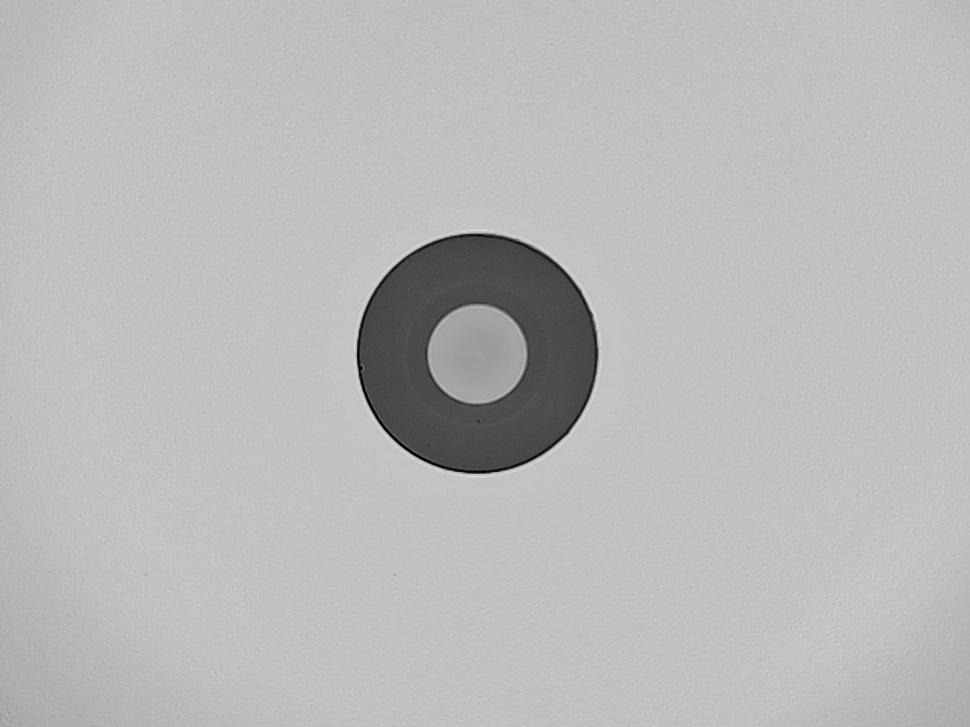
#> input picture samples2/img38.jpg, 970 x 727 px, shrunk from 1152 x 864 before the run, found by its file name
$ python color_threshold.py   (older library calls are emulated)
#> lines starting #> are read from the running program, lines starting #| are printed output that depends on the picture; after the words box and inside, x2 and y2 are one past the last pixel; in counts of white or black regions, pixels touching at a corner belong together
import cv2
import numpy as np

# Load image
img_path = r"C:\Users\Saem1001\Documents\GitHub\OpenCV-Practice\samples2\img38.jpg"
image = cv2.imread(img_path)
#> image is the input picture: shape (727, 970, 3); min 0, max 225, mean 185.2

# Convert to different color spaces
gray = cv2.cvtColor(image, cv2.COLOR_BGR2GRAY)
hsv = cv2.cvtColor(image, cv2.COLOR_BGR2HSV)
#> hsv: shape (727, 970, 3); mean H, S, V 0, 0, 185.2

# Apply various thresholding methods
# Simple threshold
_, simple_thresh = cv2.threshold(gray, 127, 255, cv2.THRESH_BINARY)
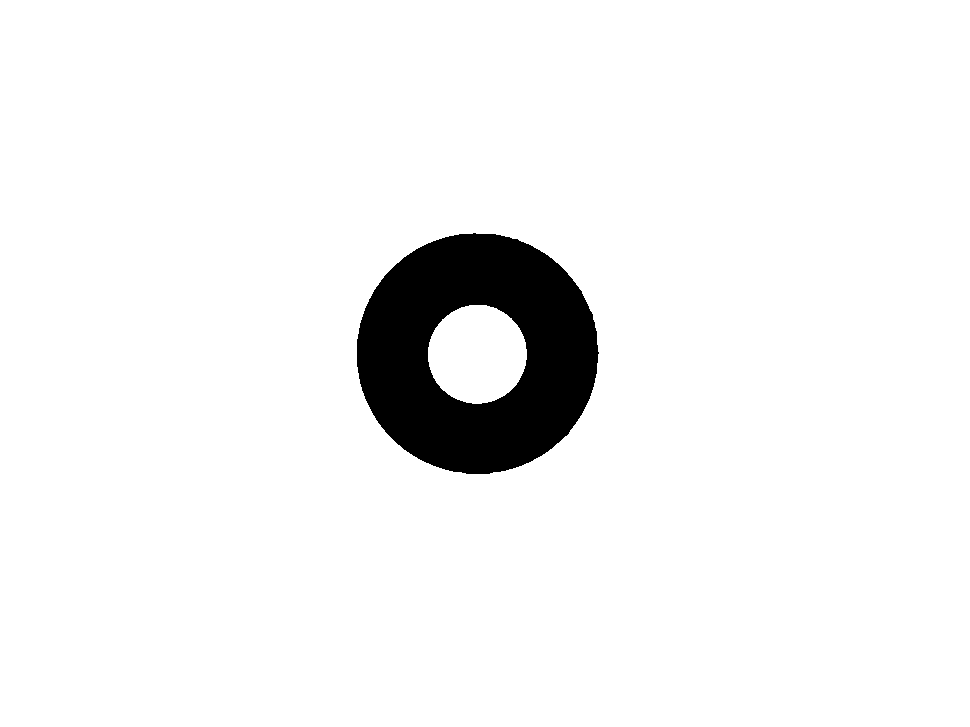
#> simple_thresh: shape (727, 970); 94.6% white; 1 black region, box (x1, y1, x2, y2) and area: (357, 233, 599, 474) 37977

# Adaptive threshold
adaptive_thresh = cv2.adaptiveThreshold(gray, 255, cv2.ADAPTIVE_THRESH_GAUSSIAN_C,
                                       cv2.THRESH_BINARY, 11, 2)
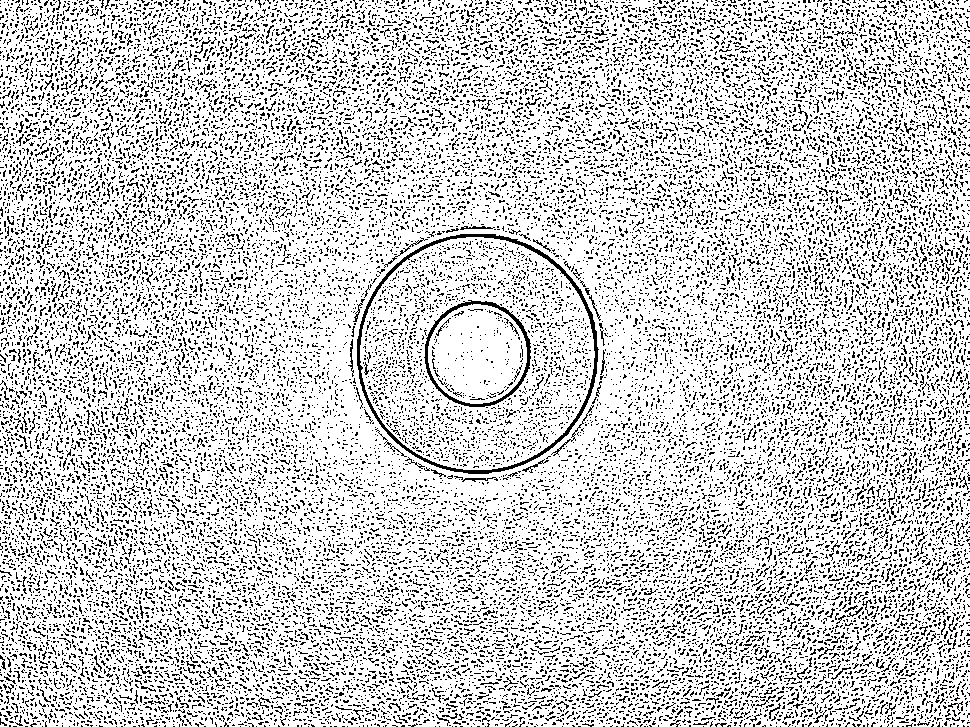
#> adaptive_thresh: shape (727, 970); 80.6% white; black in thin lines or dots

# Otsu's threshold
_, otsu_thresh = cv2.threshold(gray, 0, 255, cv2.THRESH_BINARY + cv2.THRESH_OTSU)
#> otsu_thresh: shape (727, 970); 94.6% white; 1 black region, box (x1, y1, x2, y2) and area: (357, 233, 599, 474) 38063

# Color-based threshold (HSV)
# Define range for detecting specific colors (adjust as needed)
lower_bound = np.array([0, 0, 100])
upper_bound = np.array([180, 30, 255])
color_mask = cv2.inRange(hsv, lower_bound, upper_bound)
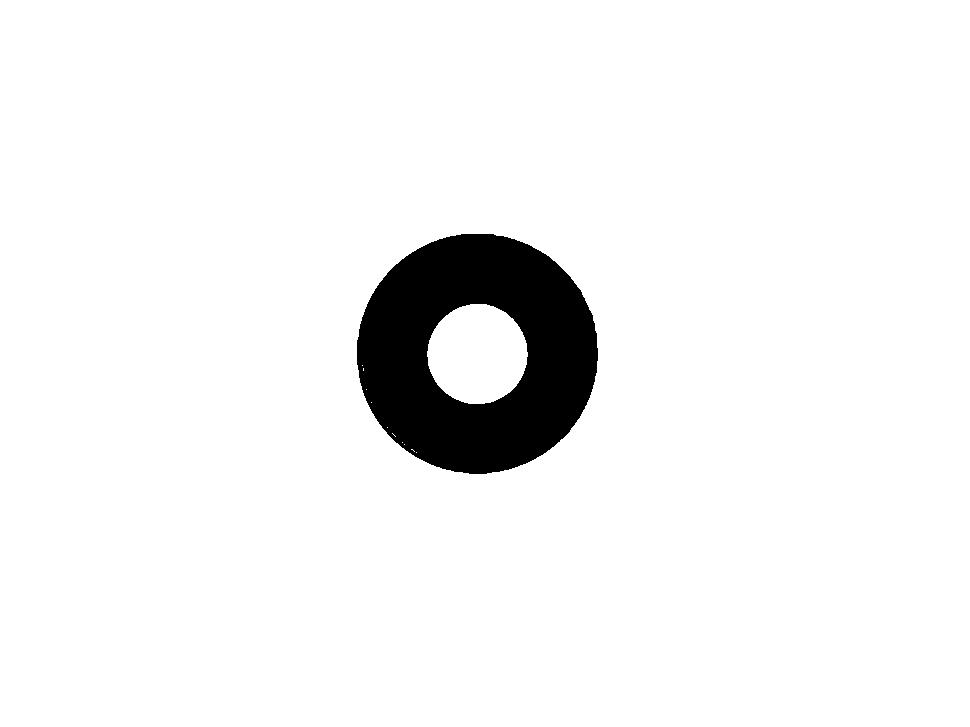
#> color_mask: shape (727, 970); 94.7% white; 1 black region, box (x1, y1, x2, y2) and area: (357, 234, 598, 474) 37563

# Save thresholded images
cv2.imwrite('threshold_simple.jpg', simple_thresh)
cv2.imwrite('threshold_adaptive.jpg', adaptive_thresh)
cv2.imwrite('threshold_otsu.jpg', otsu_thresh)
cv2.imwrite('threshold_color.jpg', color_mask)

# Display results
cv2.imshow('Simple Threshold', simple_thresh)
cv2.imshow('Adaptive Threshold', adaptive_thresh)
cv2.imshow('Otsu Threshold', otsu_thresh)
cv2.imshow('Color Mask', color_mask)
cv2.waitKey(0)
cv2.destroyAllWindows()

$ run again, with samples2/img35.jpg copied over samples2/img38.jpg
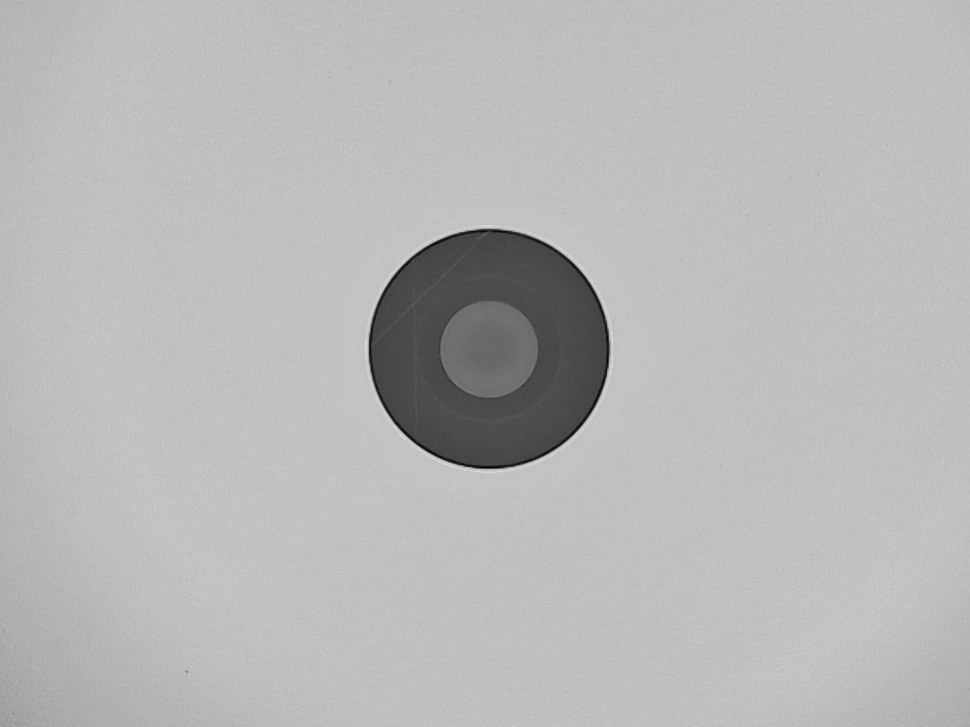
#> input picture samples2/img35.jpg, 970 x 727 px, shrunk from 1152 x 864 before the run, found by its file name
#> image is the input picture: shape (727, 970, 3); min 2, max 223, mean 183.8
#> hsv: shape (727, 970, 3); mean H, S, V 0, 0, 183.8
#> `_, simple_thresh = cv2.threshold(gray, 127, 255, cv2.THRESH_BINARY)`:
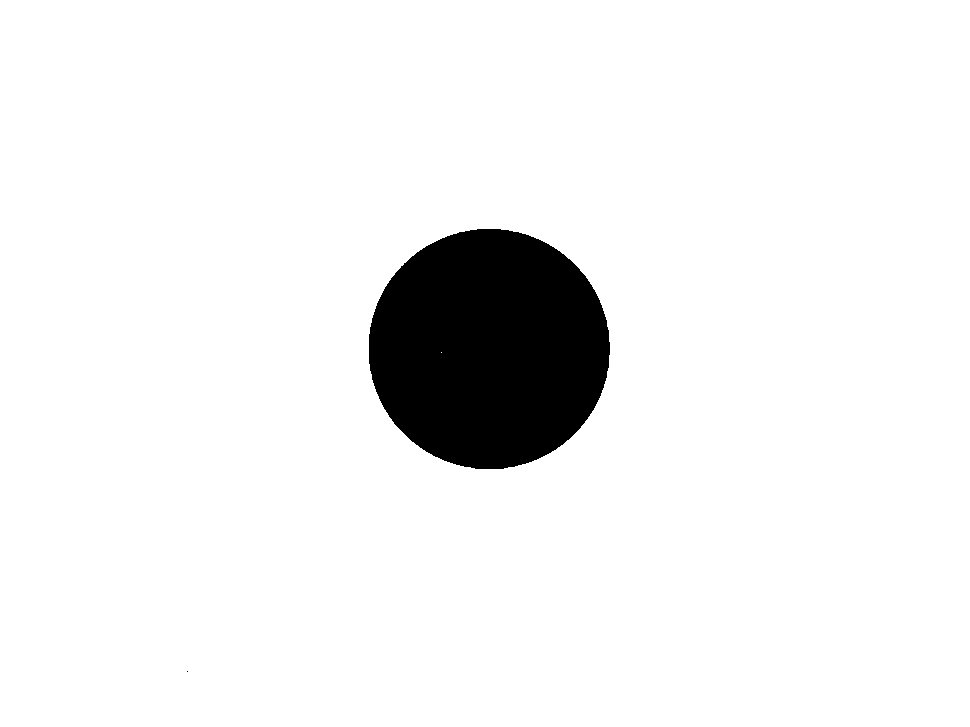
#> simple_thresh: shape (727, 970); 93.5% white; 2 black regions (1 under 20 px), largest, box (x1, y1, x2, y2) and area: (369, 229, 610, 469) 45515
#> adaptive_thresh: shape (727, 970); 84% white; black in thin lines or dots
#> otsu_thresh: shape (727, 970); 93.5% white; 2 black regions (1 under 20 px), largest, box (x1, y1, x2, y2) and area: (369, 229, 610, 469) 45573
#> `color_mask = cv2.inRange(hsv, lower_bound, upper_bound)`:
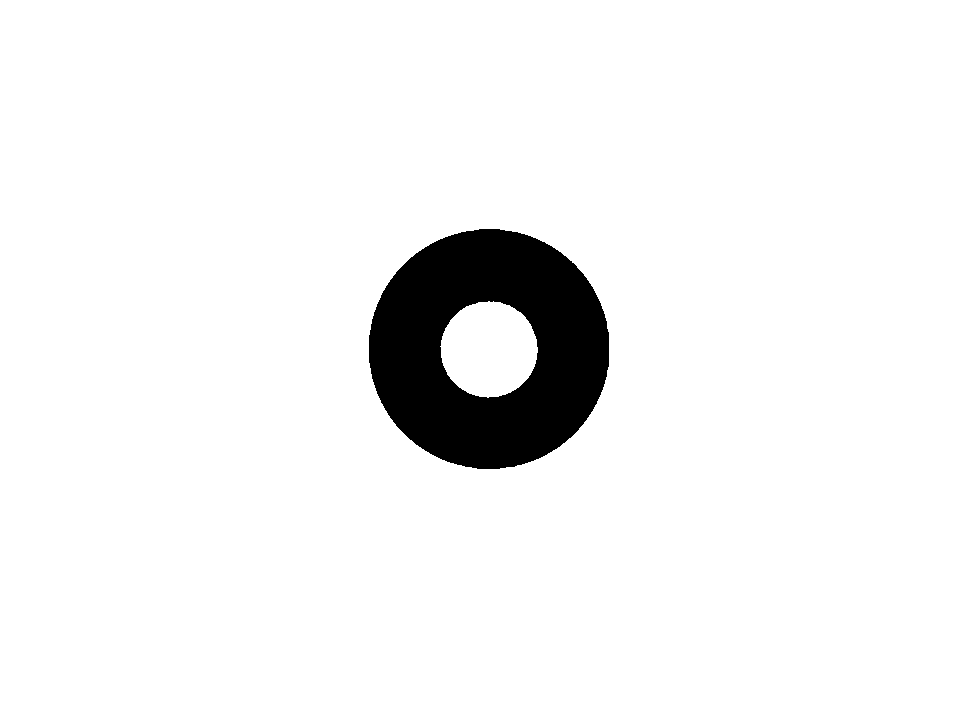
#> color_mask: shape (727, 970); 94.6% white; 1 black region, box (x1, y1, x2, y2) and area: (369, 229, 609, 469) 38017

$ run again, with samples2/ima12.jpg copied over samples2/img38.jpg
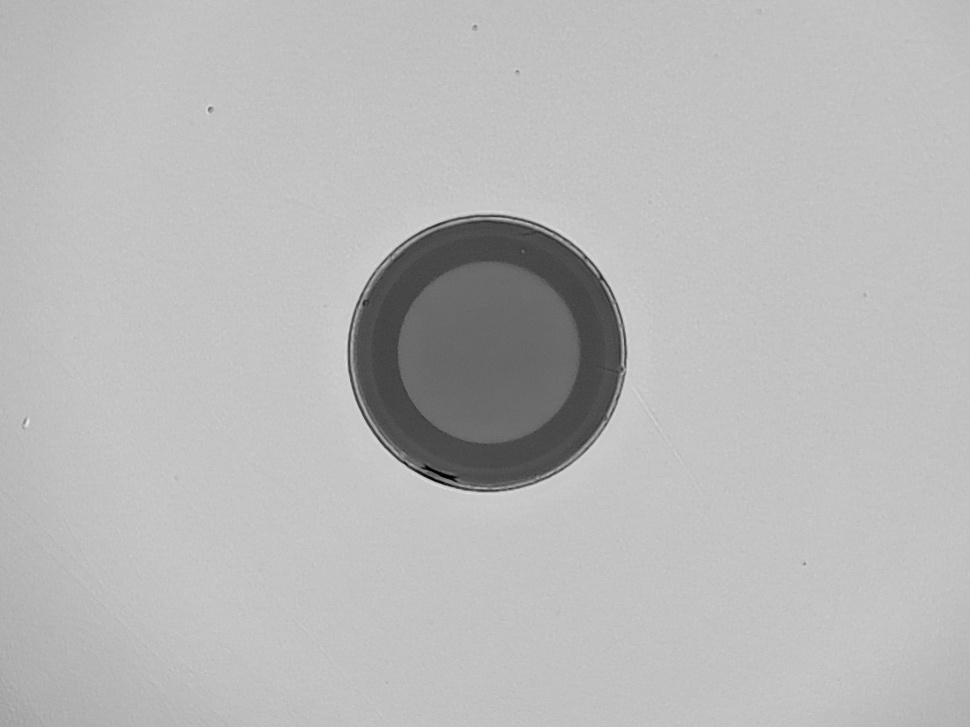
#> input picture samples2/ima12.jpg, 970 x 727 px, shrunk from 1152 x 864 before the run, found by its file name
#> image is the input picture: shape (727, 970, 3); min 0, max 231, mean 184.3
#> hsv: shape (727, 970, 3); mean H, S, V 0, 0, 184.3
#> `_, simple_thresh = cv2.threshold(gray, 127, 255, cv2.THRESH_BINARY)`:
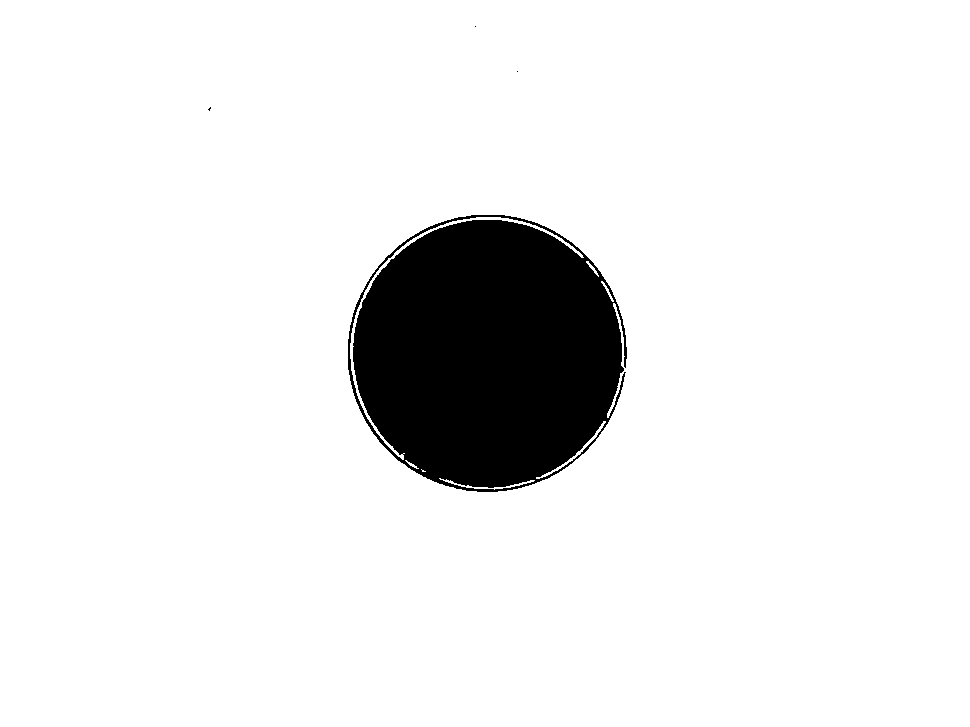
#> simple_thresh: shape (727, 970); 91.7% white; 4 black regions (3 under 20 px), largest, box (x1, y1, x2, y2) and area: (348, 215, 627, 492) 58660
#> adaptive_thresh: shape (727, 970); 85.6% white; black in thin lines or dots
#> otsu_thresh: shape (727, 970); 91.6% white; 6 black regions (5 under 20 px), largest, box (x1, y1, x2, y2) and area: (348, 214, 627, 492) 59388
#> `color_mask = cv2.inRange(hsv, lower_bound, upper_bound)`:
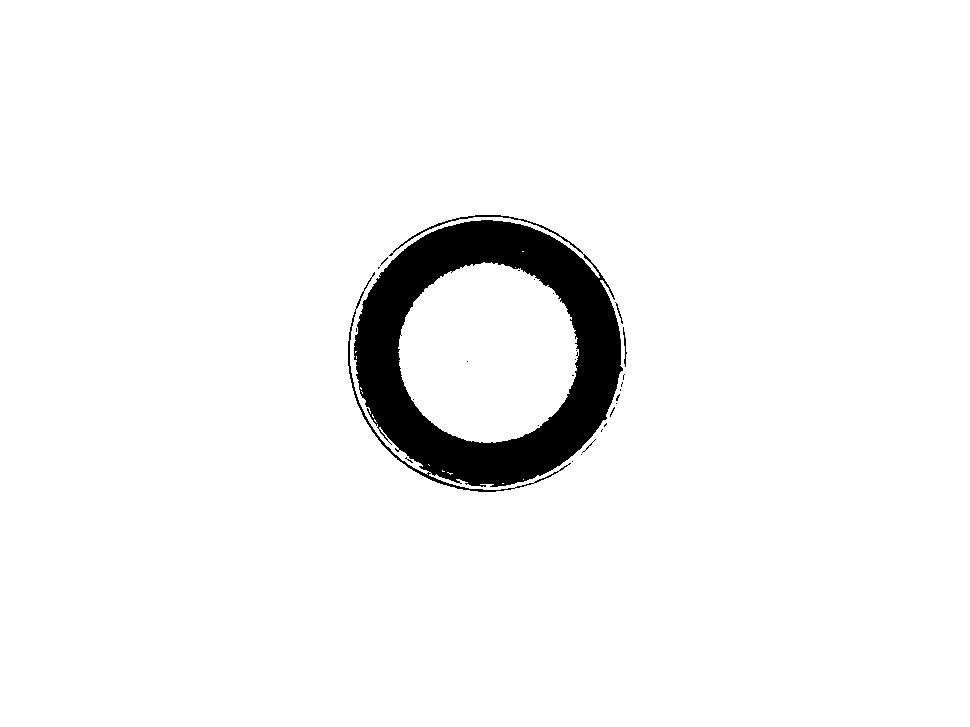
#> color_mask: shape (727, 970); 95.5% white; 27 black regions (24 under 20 px), largest, box (x1, y1, x2, y2) and area: (348, 215, 623, 492) 31443, (623, 327, 627, 367) 58, (615, 302, 623, 324) 33
